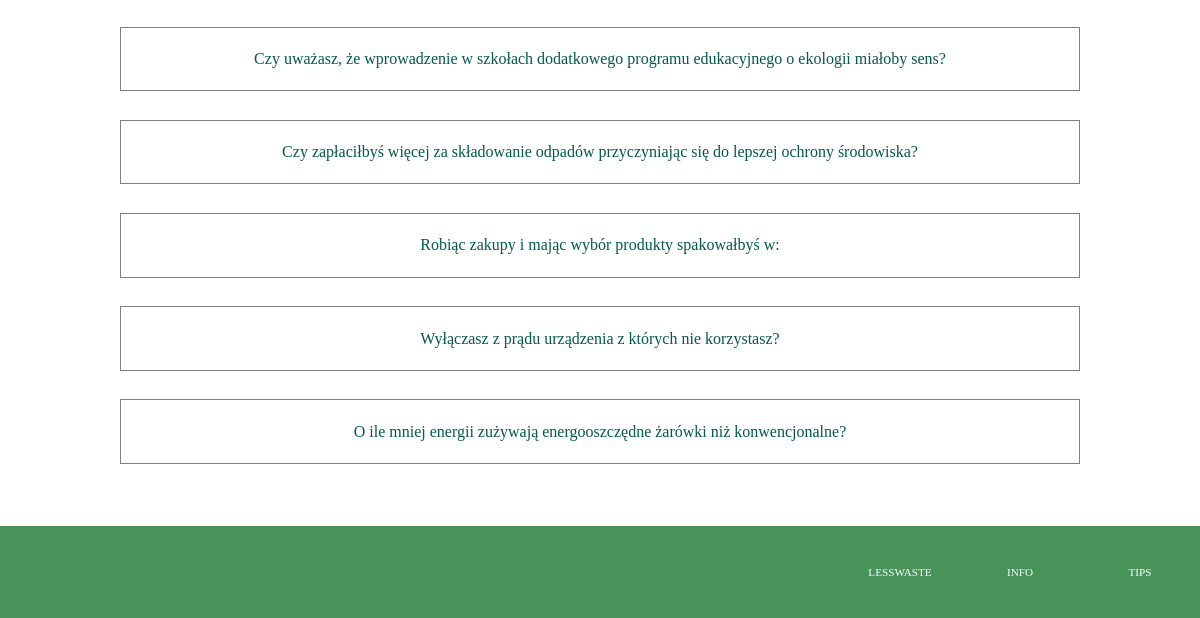
The page /polls/ (lower part) on the database as committed earlier.
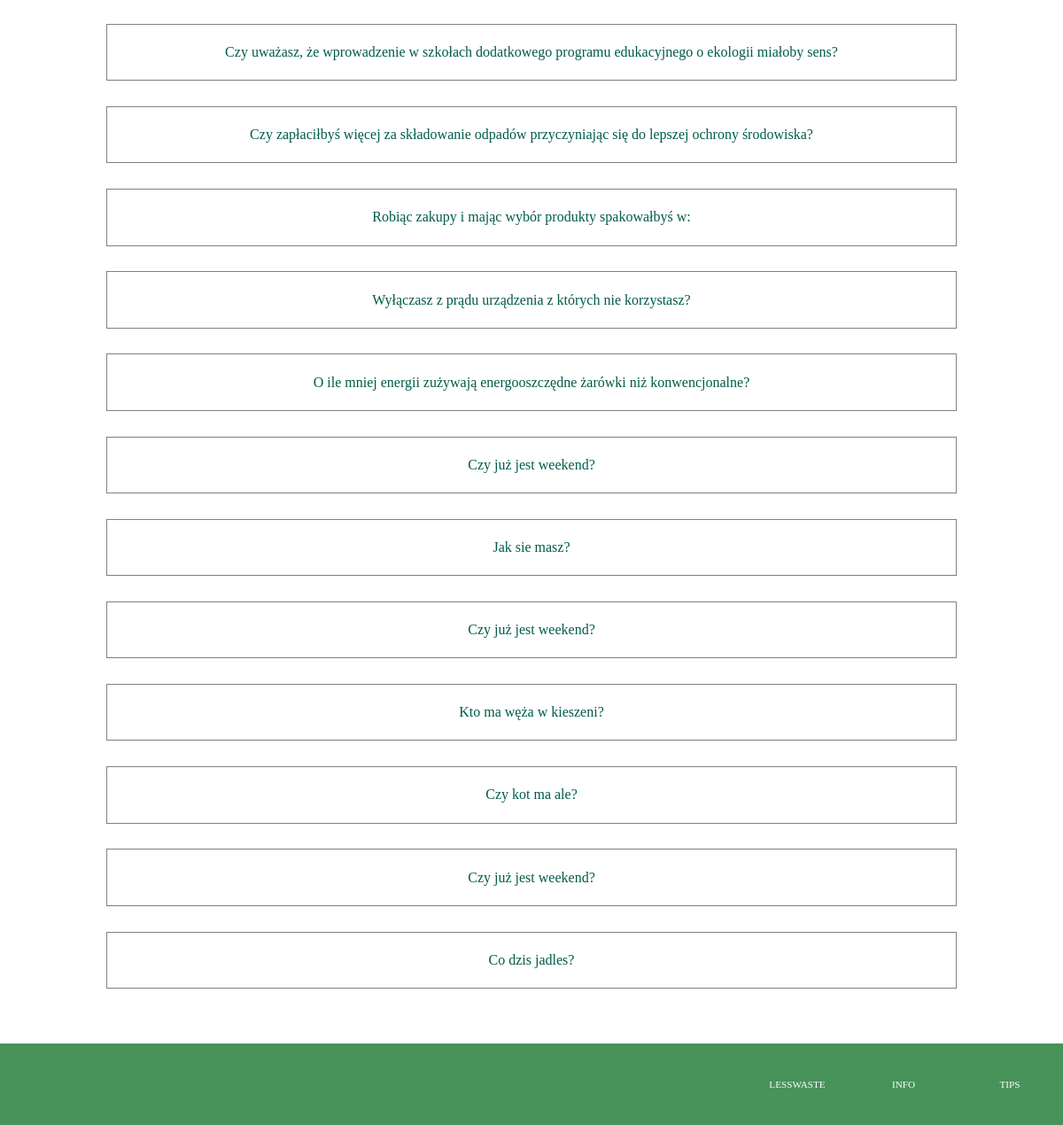
The same page on the database as committed later.
### polls/models.py (models this page shows, shortened)
class Question(models.Model):
    question_text = models.CharField(max_length=200, verbose_name="Question")
    pub_date = models.DateTimeField(verbose_name="Date published")

### polls/views.py (the view)
# urls.py: path('', views.IndexView.as_view(), name="main"),
class IndexView(ListView):
    queryset = Question.objects.all()
    context_object_name = "questions"  # oryginalnie: object_list
    extra_context = {
        "title": "Lista pytań",
    }
    template_name = 'polls/index.html'

### polls/templates/polls/index.html
{% extends "base.html" %}
{% block content %}
<section class="questions">
    {% for question in questions %}
    <div class="question"><a href="{% url 'polls:detail' question.id %}">{{ question.question_text }}</a></div>
    {% endfor %}
</section>
{% endblock %}

Rows that differ between the two databases and show on the page:
added Question: question_text "Czy już jest weekend?"
added Question: question_text "Jak sie masz?"
added Question: question_text "Czy już jest weekend?"
added Question: question_text "Kto ma węża w kieszeni?"
added Question: question_text "Czy kot ma ale?"
added Question: question_text "Czy już jest weekend?"
added Question: question_text "Co dzis jadles?"
